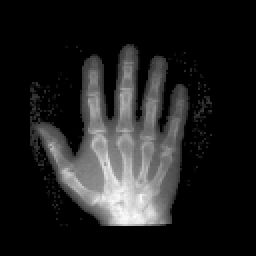
%> input picture hands-R.jpg, 128 x 128 px (shown 2 times larger)
$ octave --eval "result = SPIE_JMI_hand_findedgecoords(imread('hands-R.jpg'));"   (GNU Octave 9; MATLAB toolbox functions it lacks are replaced by stand-ins)
%> lines starting %> are read from the running program, lines starting %| are printed output that depends on the picture; in (x1, y1, x2, y2) boxes, pixels count from 0 and x2, y2 are one past the last pixel; in counts of white or black regions, pixels touching at a corner belong together; the program's own positions count from 1
function edgecoords = SPIE_JMI_hand_findedgecoords(I)
    % determine the correct coordinates of the ONLY segment in the data
    % (there shouldn't be any holes in the binarized data)
    I = double(I);
    [B,L] = bwboundaries(imbinarize(I));
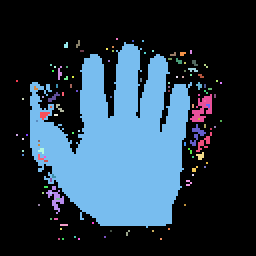
%> L: size 128x128 double (shown 2 times larger); 119 distinct labels, from 0 to 118; one colour per label, 0 black
%> B = 118 boundaries; largest, box (x1, y1, x2, y2) and points: (15, 21, 96, 114) 590, (95, 47, 106, 61) 56, (23, 93, 32, 107) 45, (95, 62, 103, 73) 32, (98, 66, 106, 76) 32
    edgecoords = B{1}; edgecoords = [edgecoords(:,2) edgecoords(:,1)];
%> after `edgecoords = B{1}`: edgecoords = [41 9; 41 9]
%> after `edgecoords = [edgecoords(:,2) edgecoords(:,1)]`: edgecoords = [9 41; 9 41]
end

$ run again, on hands-T.jpg
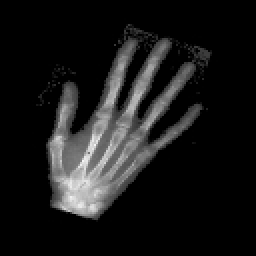
%> input picture hands-T.jpg, 128 x 128 px (shown 2 times larger)
%> in SPIE_JMI_hand_findedgecoords, `[B,L] = bwboundaries(imbinarize(I));`:
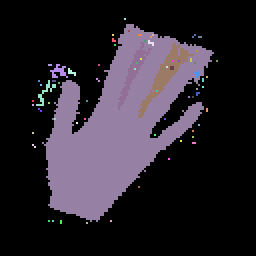
%> L: size 128x128 double (shown 2 times larger); 72 distinct labels, from 0 to 71; one colour per label, 0 black
%> B = 71 boundaries; largest, box (x1, y1, x2, y2) and points: (21, 12, 107, 111) 401, (69, 21, 97, 59) 89, (59, 21, 76, 55) 75, (18, 40, 28, 53) 43, (25, 32, 34, 39) 31
%> edgecoords = [51 17; 51 17]
%> edgecoords = [17 51; 17 51]
